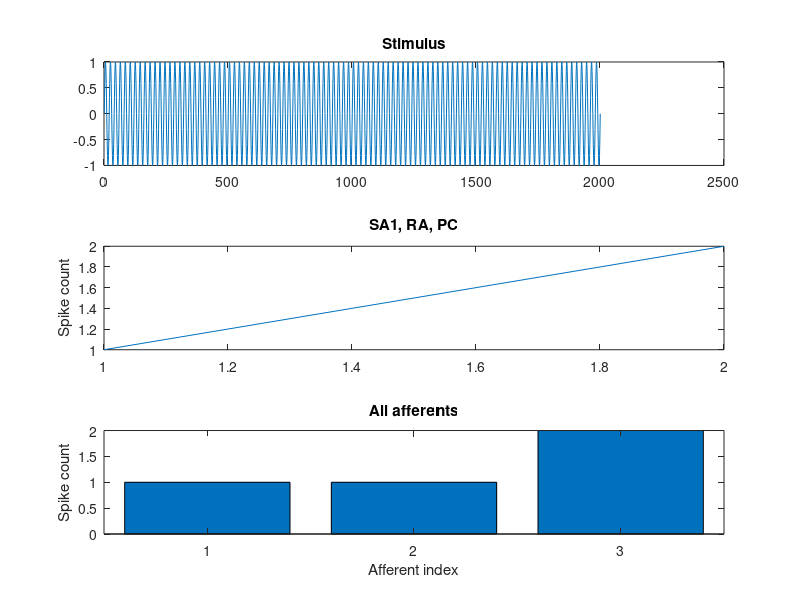

MATLAB code to generate this figure:
% Define hand model
xRA = -5:0.8:5;
yRA = -5:0.8:5;
xSA1 = -5:1.2:5;
ySA1 = -5:1.2:5;
xPC = -5:2:5;
yPC = -5:2:5;

RA = struct('type', 'RA', 'x', xRA, 'y', yRA);
SA1 = struct('type', 'SA1', 'x', xSA1, 'y', ySA1);
PC = struct('type', 'PC', 'x', xPC, 'y', yPC);

hand = [RA SA1 PC];

% Define stimulus
t = 0:0.001:2;
f = 50;
sine_wave = sin(2*pi*f*t);

% Simulate response
spike_counts = zeros(size(hand));
for i = 1:numel(hand)
    afferent = hand(i);
    x = afferent.x;
    y = afferent.y;
    r = sqrt((x-0).^2 + (y-0).^2);
    j = find(r == min(r));
    threshold = 0.1;
    spike_counts(i) = sum(sine_wave(j) > threshold);
end

% Plot results
figure;
subplot(3,1,1);
plot(sine_wave);
title('Stimulus');

subplot(3,1,2);
plot(spike_counts(2:3));
title('SA1, RA, PC');
ylabel('Spike count');

subplot(3,1,3);
bar(spike_counts);
title('All afferents');
xlabel('Afferent index');
ylabel('Spike count');